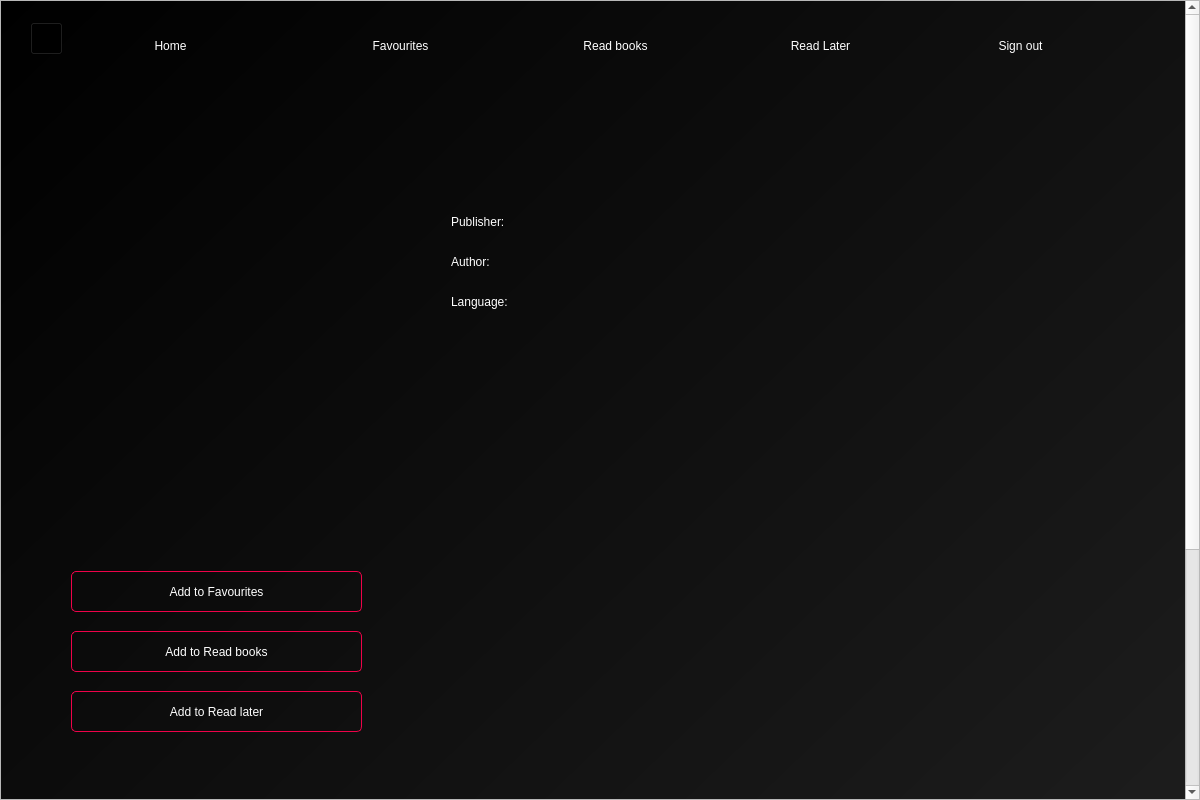
<?xml version="1.0" encoding="UTF-8"?>
<ui version="4.0">
 <class>expanded_book</class>
 <widget class="QDialog" name="expanded_book">
  <property name="geometry">
   <rect>
    <x>0</x>
    <y>0</y>
    <width>1200</width>
    <height>800</height>
   </rect>
  </property>
  <property name="windowTitle">
   <string/>
  </property>
  <property name="windowIcon">
   <iconset>
    <normaloff>../images/wiki_icon.png</normaloff>../images/wiki_icon.png</iconset>
  </property>
  <widget class="QScrollArea" name="scrollArea">
   <property name="geometry">
    <rect>
     <x>0</x>
     <y>0</y>
     <width>1200</width>
     <height>800</height>
    </rect>
   </property>
   <property name="horizontalScrollBarPolicy">
    <enum>Qt::ScrollBarAlwaysOff</enum>
   </property>
   <property name="widgetResizable">
    <bool>false</bool>
   </property>
   <widget class="QWidget" name="scrollAreaWidgetContents">
    <property name="geometry">
     <rect>
      <x>0</x>
      <y>0</y>
      <width>1198</width>
      <height>1150</height>
     </rect>
    </property>
    <widget class="QWidget" name="bgwidget" native="true">
     <property name="geometry">
      <rect>
       <x>0</x>
       <y>0</y>
       <width>1200</width>
       <height>1150</height>
      </rect>
     </property>
     <property name="styleSheet">
      <string notr="true">QWidget#bgwidget{
background-color: rgb(18, 18, 18);
background-color: qlineargradient(spread:pad, x1:0, y1:0, x2:1, y2:1, stop:0 rgba(0, 0, 0, 255), stop:1 rgba(34, 34, 34, 255));}
</string>
     </property>
     <widget class="QLabel" name="book_publisher">
      <property name="geometry">
       <rect>
        <x>450</x>
        <y>200</y>
        <width>721</width>
        <height>41</height>
       </rect>
      </property>
      <property name="styleSheet">
       <string notr="true">color: white;
font: 10pt &quot;MS Shell Dlg 2&quot;;</string>
      </property>
      <property name="text">
       <string>Publisher: </string>
      </property>
     </widget>
     <widget class="QLabel" name="book_author">
      <property name="geometry">
       <rect>
        <x>450</x>
        <y>240</y>
        <width>691</width>
        <height>41</height>
       </rect>
      </property>
      <property name="styleSheet">
       <string notr="true">color: white;
font: 10pt &quot;MS Shell Dlg 2&quot;;</string>
      </property>
      <property name="text">
       <string>Author: </string>
      </property>
     </widget>
     <widget class="QLabel" name="book_language">
      <property name="geometry">
       <rect>
        <x>450</x>
        <y>280</y>
        <width>691</width>
        <height>41</height>
       </rect>
      </property>
      <property name="styleSheet">
       <string notr="true">color: white;
font: 10pt &quot;MS Shell Dlg 2&quot;;</string>
      </property>
      <property name="text">
       <string>Language: </string>
      </property>
     </widget>
     <widget class="QPushButton" name="fav_button">
      <property name="geometry">
       <rect>
        <x>70</x>
        <y>570</y>
        <width>291</width>
        <height>41</height>
       </rect>
      </property>
      <property name="cursor">
       <cursorShape>PointingHandCursor</cursorShape>
      </property>
      <property name="styleSheet">
       <string notr="true">border-radius: 5px;
font: 14pt &quot;MS Shell Dlg 2&quot;;
color: rgb(255, 255, 255);
border: 1px solid rgb(238, 2, 73);</string>
      </property>
      <property name="text">
       <string>Add to Favourites</string>
      </property>
     </widget>
     <widget class="QPushButton" name="my_read_button">
      <property name="geometry">
       <rect>
        <x>70</x>
        <y>630</y>
        <width>291</width>
        <height>41</height>
       </rect>
      </property>
      <property name="cursor">
       <cursorShape>PointingHandCursor</cursorShape>
      </property>
      <property name="styleSheet">
       <string notr="true">border-radius: 5px;
font: 14pt &quot;MS Shell Dlg 2&quot;;
color: rgb(255, 255, 255);
border: 1px solid rgb(238, 2, 73);</string>
      </property>
      <property name="text">
       <string>Add to Read books</string>
      </property>
     </widget>
     <widget class="QPushButton" name="read_list_button">
      <property name="geometry">
       <rect>
        <x>70</x>
        <y>690</y>
        <width>291</width>
        <height>41</height>
       </rect>
      </property>
      <property name="cursor">
       <cursorShape>PointingHandCursor</cursorShape>
      </property>
      <property name="styleSheet">
       <string notr="true">border-radius: 5px;
font: 14pt &quot;MS Shell Dlg 2&quot;;
color: rgb(255, 255, 255);
border: 1px solid rgb(238, 2, 73);</string>
      </property>
      <property name="text">
       <string>Add to Read later</string>
      </property>
     </widget>
     <widget class="QLabel" name="back_icon_label">
      <property name="geometry">
       <rect>
        <x>30</x>
        <y>23</y>
        <width>30</width>
        <height>30</height>
       </rect>
      </property>
      <property name="text">
       <string/>
      </property>
      <property name="pixmap">
       <pixmap>../images/back_icon.png</pixmap>
      </property>
      <property name="scaledContents">
       <bool>true</bool>
      </property>
     </widget>
     <widget class="QPushButton" name="back_icon_button">
      <property name="geometry">
       <rect>
        <x>29</x>
        <y>21</y>
        <width>33</width>
        <height>33</height>
       </rect>
      </property>
      <property name="styleSheet">
       <string notr="true">background-color: rgba(0,0,0,0);</string>
      </property>
      <property name="text">
       <string/>
      </property>
     </widget>
     <widget class="QLabel" name="comments_title_label">
      <property name="geometry">
       <rect>
        <x>60</x>
        <y>790</y>
        <width>121</width>
        <height>41</height>
       </rect>
      </property>
      <property name="styleSheet">
       <string notr="true">color: white;
font: 15pt &quot;MS Shell Dlg 2&quot;;</string>
      </property>
      <property name="text">
       <string>Comments</string>
      </property>
     </widget>
     <widget class="QPlainTextEdit" name="comment_input_text_edit">
      <property name="geometry">
       <rect>
        <x>180</x>
        <y>870</y>
        <width>941</width>
        <height>121</height>
       </rect>
      </property>
      <property name="cursor" stdset="0">
       <cursorShape>IBeamCursor</cursorShape>
      </property>
      <property name="styleSheet">
       <string notr="true">background-color: rgba(0, 0, 0, 0);
border: 2px solid rgb(45, 45, 45);
font: 12pt &quot;MS Shell Dlg 2&quot;;
color: rgb(255, 255, 255);
border-radius: 10px;
padding: 10px;</string>
      </property>
     </widget>
     <widget class="QLabel" name="default_avatar">
      <property name="geometry">
       <rect>
        <x>70</x>
        <y>870</y>
        <width>71</width>
        <height>71</height>
       </rect>
      </property>
      <property name="text">
       <string/>
      </property>
      <property name="pixmap">
       <pixmap>../images/default avatar.png</pixmap>
      </property>
      <property name="scaledContents">
       <bool>true</bool>
      </property>
     </widget>
     <widget class="QLabel" name="Comment_as_label">
      <property name="geometry">
       <rect>
        <x>180</x>
        <y>1000</y>
        <width>1061</width>
        <height>21</height>
       </rect>
      </property>
      <property name="styleSheet">
       <string notr="true">color: rgb(245, 245, 245);
font: 8pt &quot;MS Shell Dlg 2&quot;;</string>
      </property>
      <property name="text">
       <string>Comment as Sujal</string>
      </property>
     </widget>
     <widget class="QPushButton" name="comment_submit_button">
      <property name="geometry">
       <rect>
        <x>1020</x>
        <y>1000</y>
        <width>91</width>
        <height>31</height>
       </rect>
      </property>
      <property name="cursor">
       <cursorShape>PointingHandCursor</cursorShape>
      </property>
      <property name="styleSheet">
       <string notr="true">#comment_submit_button {
background-color: #00000000;
color: white;
font: 12pt &quot;MS Shell Dlg 2&quot;;
}

#comment_submit_button:hover {
	color: rgb(238, 2, 73);
}</string>
      </property>
      <property name="text">
       <string>Submit</string>
      </property>
     </widget>
    </widget>
   </widget>
  </widget>
  <widget class="QPushButton" name="menu_read_list">
   <property name="geometry">
    <rect>
     <x>770</x>
     <y>30</y>
     <width>101</width>
     <height>31</height>
    </rect>
   </property>
   <property name="cursor">
    <cursorShape>PointingHandCursor</cursorShape>
   </property>
   <property name="styleSheet">
    <string notr="true">border-radius: 20px;
background-color: rgba(238, 2, 73, 0);
font: 12pt &quot;MS Shell Dlg 2&quot;;
color: rgb(255, 255, 255);</string>
   </property>
   <property name="text">
    <string>Read Later</string>
   </property>
  </widget>
  <widget class="QPushButton" name="menu_sign_out">
   <property name="geometry">
    <rect>
     <x>980</x>
     <y>30</y>
     <width>81</width>
     <height>31</height>
    </rect>
   </property>
   <property name="cursor">
    <cursorShape>PointingHandCursor</cursorShape>
   </property>
   <property name="styleSheet">
    <string notr="true">border-radius: 20px;
background-color: rgba(238, 2, 73, 0);
font: 12pt &quot;MS Shell Dlg 2&quot;;
color: rgb(255, 255, 255);</string>
   </property>
   <property name="text">
    <string>Sign out</string>
   </property>
  </widget>
  <widget class="QPushButton" name="menu_fav">
   <property name="geometry">
    <rect>
     <x>350</x>
     <y>30</y>
     <width>101</width>
     <height>31</height>
    </rect>
   </property>
   <property name="cursor">
    <cursorShape>PointingHandCursor</cursorShape>
   </property>
   <property name="styleSheet">
    <string notr="true">border-radius: 20px;
background-color: rgba(238, 2, 73, 0);
font: 12pt &quot;MS Shell Dlg 2&quot;;
color: rgb(255, 255, 255);</string>
   </property>
   <property name="text">
    <string>Favourites</string>
   </property>
  </widget>
  <widget class="QPushButton" name="menu_home">
   <property name="geometry">
    <rect>
     <x>140</x>
     <y>30</y>
     <width>61</width>
     <height>31</height>
    </rect>
   </property>
   <property name="cursor">
    <cursorShape>PointingHandCursor</cursorShape>
   </property>
   <property name="styleSheet">
    <string notr="true">border-radius: 20px;
background-color: rgba(238, 2, 73, 0);
font: 12pt &quot;MS Shell Dlg 2&quot;;
color: rgb(255, 255, 255);</string>
   </property>
   <property name="text">
    <string>Home</string>
   </property>
  </widget>
  <widget class="QPushButton" name="menu_my_read">
   <property name="geometry">
    <rect>
     <x>560</x>
     <y>30</y>
     <width>111</width>
     <height>31</height>
    </rect>
   </property>
   <property name="cursor">
    <cursorShape>PointingHandCursor</cursorShape>
   </property>
   <property name="styleSheet">
    <string notr="true">border-radius: 20px;
background-color: rgba(238, 2, 73, 0);
font: 12pt &quot;MS Shell Dlg 2&quot;;
color: rgb(255, 255, 255);</string>
   </property>
   <property name="text">
    <string>Read books</string>
   </property>
  </widget>
 </widget>
 <resources/>
 <connections/>
</ui>
